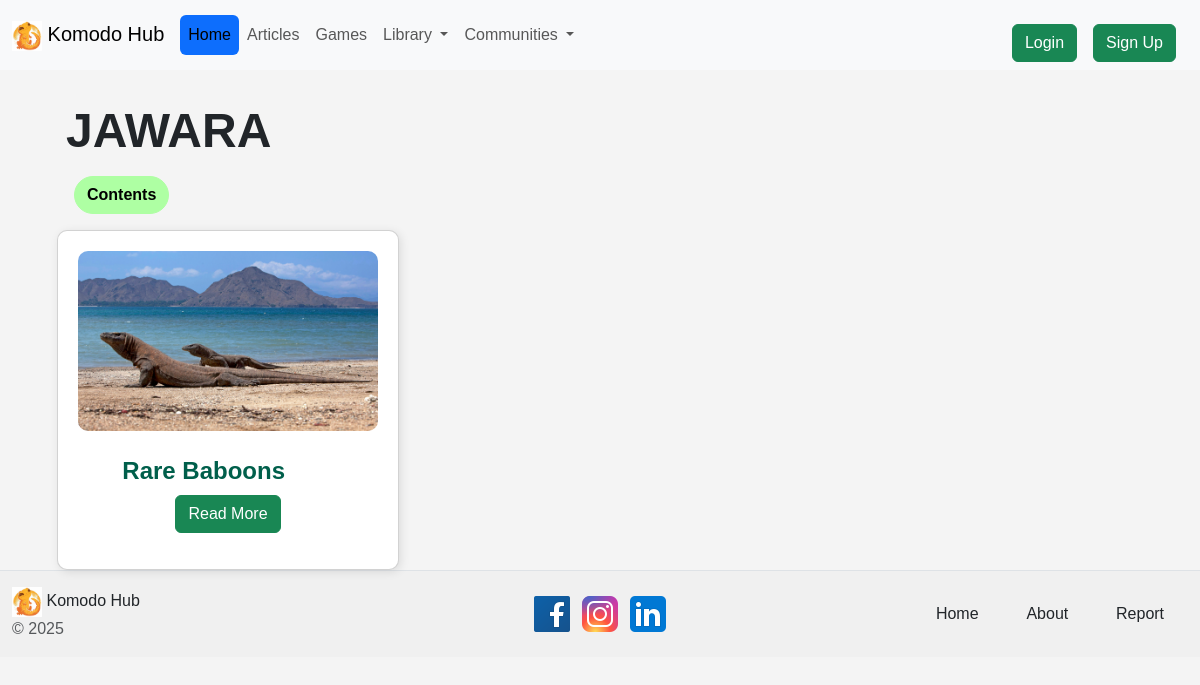
Screenshot of /communitycont/4003 with the database file from the repository.
### website/models.py (models this page shows)
class Organization(db.Model):
    id = db.Column(db.Integer, primary_key=True)
    name = db.Column(db.String(70), unique=True, nullable=False)
    category = db.Column(db.String(30), nullable=False)
    articles = db.relationship('Article', backref='organization', lazy=True)
    info = db.relationship('Information', backref='organization', lazy=True)
    users = db.relationship('User', backref='organization', lazy=True)

class Article(db.Model):
    id = db.Column(db.Integer, primary_key=True)
    title = db.Column(db.String(255))
    image = db.Column(db.String(255))
    description = db.Column(db.String(255))
    details = db.Column(db.String(100000))
    date = db.Column(db.DateTime(timezone=True), default=func.now())
    user_id = db.Column(db.Integer, db.ForeignKey('user.id'))
    org_id = db.Column(db.Integer, db.ForeignKey('organization.id'))
    comments = db.relationship('Comment', backref='article', lazy=True)

### website/views.py (the view)
@views.route('/communitycont/<int:organization_id>')
def communitycont(organization_id): # If statement to avoid error when there's no content for an organization
    articles = Article.query.filter_by(org_id=organization_id).all()
    organization = Organization.query.get(organization_id)
    return render_template("content.html", user=current_user, articles=articles, organization=organization)

### website/views.py (called while the page is built)
@views.context_processor        # To ensure that the organizations is available on the
def inject_organizations():
    organizations = Organization.query.all()
    return dict(organizations=organizations)

### website/templates/content.html (shortened to what this page needs)
{% extends "base2.html" %}
{% block style %}
<link rel="stylesheet" href="{{url_for('static',filename='css/articlestyles.css')}}">
{% endblock %}
{% block content %}
<main class="container mt-4">
    <div class="mt-2 ms-3">
        <div>
            <h2 class="fw-bold p-2 mb-1  me-5" style="width: fit-content; font-size:xxx-large;">{{ organization.name }}</h2>
        </div>
        <div class="ms-3 mt-2 mb-3">
            <button type="button" class="btn btn-primary rounded-pill fw-bold" style="background-color: #AEFFA3; height: fit-content; border-color :#AEFFA3; color: black;">
                Contents
            </button>
        </div>
    </div>
    {% for article in articles %}
      <div class="col-md-4">
          <div class="card article-card">
              <img src="{{url_for('static', filename='images/upload/' + article.image)}}" class="card-img-top" alt="Komodo Dragon">
              <div class="card-body">
                <div class="row">
                    <div class="col-sm-10">
                        <h2 class="card-title">{{ article.title }}</h2>
                    </div>
                </div>
                <a href="{{ url_for('views.communitycontopen', article_id = article.id) }}" class="btn btn-success">Read More</a>
              </div>
          </div>
      </div>
    {% endfor %}
</main>
{% endblock %}

### website/static/css/articlestyles.css (style rules this page uses)
body { font-family: Arial, sans-serif; background-color: #f4f4f4; margin: 0; padding: 0; }
.article-card { background: white; padding: 20px; border-radius: 10px; box-shadow: 2px 2px 10px rgba(0, 0, 0, 0.1); text-align: center; transition: transform 0.3s ease; }
.article-card img { width: 100%; height: 180px; object-fit: cover; border-radius: 10px; }
.article-card h2 { color: #005f4b; font-size: 1.5em; margin: 10px 0; font-weight: bold; }

### website/templates/content.html (style rules this page uses)
body { min-width: 320px; overflow-x: hidden; }

### rows the page displays
Organization: name "JAWARA"
Article: image (picture), title "Rare Baboons"
